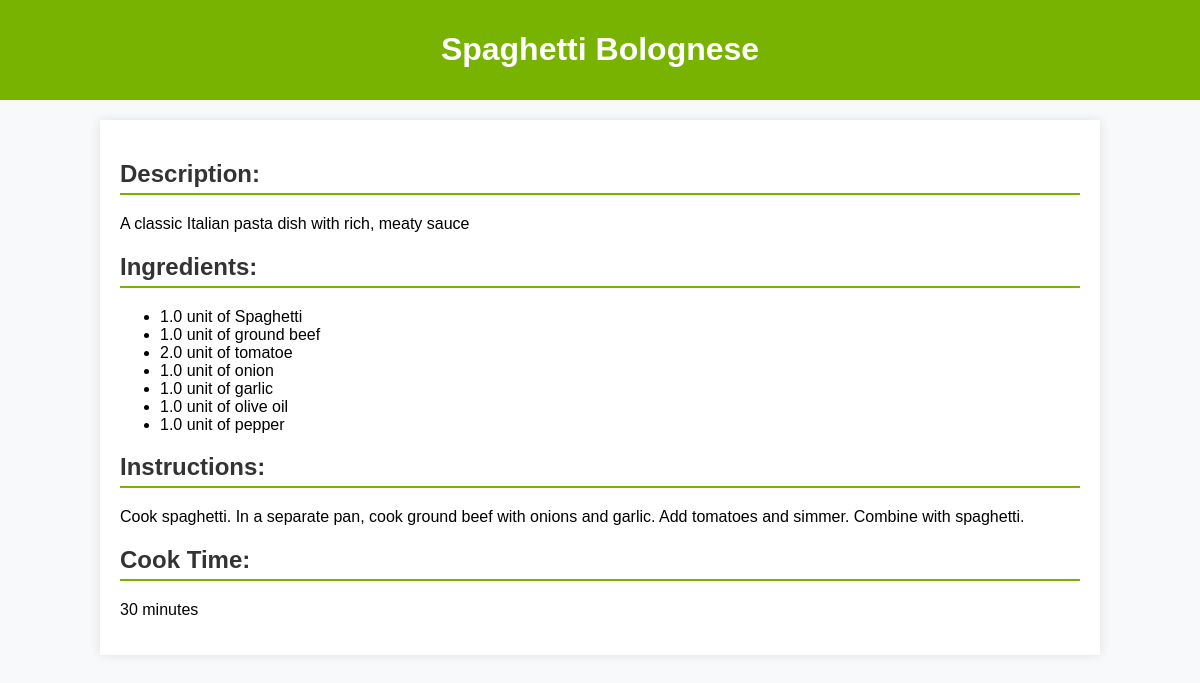
/recipe/1/ (signed in), run on the app's committed database.
### recipes/models.py (models this page shows, shortened)
class Recipe(models.Model):
    name = models.CharField(max_length=255)
    description = models.TextField()
    cooking_time = models.IntegerField()
    instructions = models.TextField()

### ingredients/models.py (models this page shows, shortened)
class Ingredient(models.Model):
    name = models.CharField(max_length=255)
    quantity = models.FloatField()
    unit = models.CharField(max_length=50)
    recipe = models.ForeignKey(Recipe, related_name='ingredients', on_delete=models.CASCADE)

### recipes/views.py (the view)
# urls.py: path('recipe/<int:id>/', views.recipe_detail, name='recipe_detail'),
@login_required
def recipe_detail(request, id):
    recipe = get_object_or_404(Recipe, id=id)
    ingredients = recipe.ingredients.all()
    return render(request, 'recipes/recipe_detail.html', {'recipe': recipe, 'ingredients': ingredients})

### recipes/templates/recipes/recipe_detail.html (shortened to what this page needs)
<!DOCTYPE html>
<html lang="en">
<head>
</head>
<body>
    <header>
        <h1>{{ recipe.name }}</h1>
    </header>
    <main>
        <section>
            <h2>Description:</h2>
            <p>{{ recipe.description }}</p>
        </section>
        <section>
            <h2>Ingredients:</h2>
            <ul>
                {% for ingredient in recipe.ingredients.all %}
                    <li>{{ ingredient.quantity }} {{ ingredient.unit }} of {{ ingredient.name }}</li>
                {% endfor %}
            </ul>
        </section>
        <section>
            <h2>Instructions:</h2>
            <p>{{ recipe.instructions }}</p>
        </section>
        <section>
            <h2>Cook Time:</h2>
            <p>{{ recipe.cooking_time }} minutes</p>
        </section>
    </main>
</body>
</html>

### recipes/templates/recipes/recipe_detail.html (style rules this page uses)
body { font-family: Arial, sans-serif; background-color: #f8f9fa; margin: 0; padding: 0; }
header { background: #77b300; color: #fff; padding: 10px 0; text-align: center; }
main { width: 80%; margin: 20px auto; background: #fff; padding: 20px; box-shadow: 0 0 10px rgba(0, 0, 0, 0.1); }
h2 { color: #333; border-bottom: 2px solid #77b300; padding-bottom: 5px; }

### data on the page
Recipe: name "Spaghetti Bolognese", description "A classic Italian pasta dish with rich, meaty sauce", instructions "Cook spaghetti. In a separate pan, cook ground beef with onions and garlic. Add tomatoes and simmer. Combine with spaghetti.", cooking_time "30"
Ingredient: quantity "1.0", unit "unit", name "Spaghetti"
Ingredient: quantity "1.0", unit "unit", name "ground beef"
Ingredient: quantity "2.0", unit "unit", name "tomatoe"
Ingredient: quantity "1.0", unit "unit", name "onion"
Ingredient: quantity "1.0", unit "unit", name "garlic"
Ingredient: quantity "1.0", unit "unit", name "olive oil"
Ingredient: quantity "1.0", unit "unit", name "pepper"
